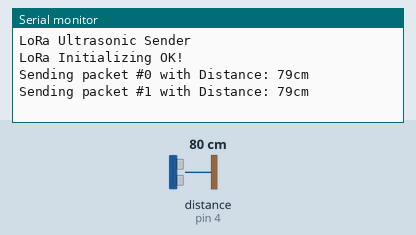
Recording of a sketch running on a simulated Arduino Uno, built with avr-gcc and run on an emulated ATmega328P. Parts: the last lines printed to the serial monitor. Wiring (inferred from the names in the program): ultrasonic range finder: trigger pin 3; echo pin 4. The test bench sets the inputs (shaded band); at power-on: distance to the obstacle (sensor on pin 4) 80 cm. The echo pulse lasts 58.3 µs per cm; no radio packets arrive unless stated.

Above: at 10.8 s.
10.9 s: distance to the obstacle (sensor on pin 4) set to 2 cm
At 20.7 s:
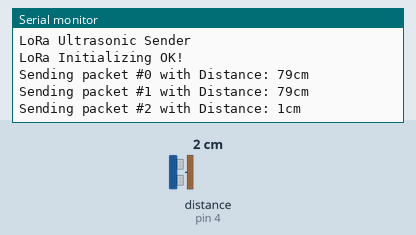
20.9 s: distance to the obstacle (sensor on pin 4) set to 4 cm
At 30.7 s:
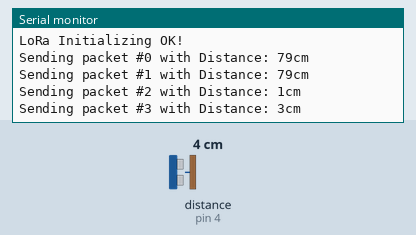
Timing chart, 0 to 32.2 s (numbered marks = the images above; inputs shaded):
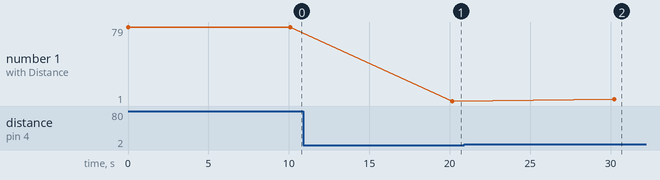

Measured:
- after the input at 10.9 s, the serial monitor: prints a new line after 9.3 s (image 1)
- after the input at 20.9 s, the serial monitor: prints a new line after 9.3 s (image 2)

The sketch:

LoRa_Ultrasonic_Sender.ino
```cpp
#include <SPI.h>
#include <LoRa.h>

#define TRIG_PIN 3
#define ECHO_PIN 4
#define SS_PIN 10
#define RST_PIN 9
#define DIO0_PIN 2
int counter = 0;

void setup() {

  Serial.begin(115200);
  while (!Serial);
  Serial.println("LoRa Ultrasonic Sender");
  pinMode(TRIG_PIN, OUTPUT);
  pinMode(ECHO_PIN, INPUT);
  LoRa.setPins(SS_PIN, RST_PIN, DIO0_PIN);
  while (!LoRa.begin(866E6)) {
    Serial.print(".");
    delay(500);
  }

  LoRa.setSyncWord(0xF3);
  Serial.println("LoRa Initializing OK!");
}

void loop() {

  digitalWrite(TRIG_PIN, LOW);
  delayMicroseconds(2);
  digitalWrite(TRIG_PIN, HIGH);
  delayMicroseconds(10);
  digitalWrite(TRIG_PIN, LOW);

  long duration = pulseIn(ECHO_PIN, HIGH);
  int distance = duration * 0.0343 / 2;
  Serial.print("Sending packet #");
  Serial.print(counter);
  Serial.print(" with Distance: ");
  Serial.print(distance);
  Serial.println("cm");
  LoRa.beginPacket();
  LoRa.print(distance);
  LoRa.endPacket();
  counter++;
  delay(10000);
}
```
